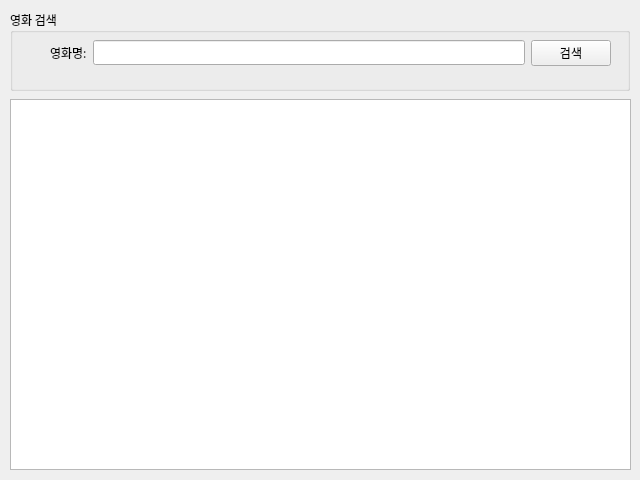
<?xml version="1.0" encoding="UTF-8"?>
<ui version="4.0">
 <class>FrmMain</class>
 <widget class="QWidget" name="FrmMain">
  <property name="windowModality">
   <enum>Qt::WindowModal</enum>
  </property>
  <property name="geometry">
   <rect>
    <x>0</x>
    <y>0</y>
    <width>640</width>
    <height>480</height>
   </rect>
  </property>
  <property name="sizePolicy">
   <sizepolicy hsizetype="Fixed" vsizetype="Fixed">
    <horstretch>0</horstretch>
    <verstretch>0</verstretch>
   </sizepolicy>
  </property>
  <property name="minimumSize">
   <size>
    <width>640</width>
    <height>480</height>
   </size>
  </property>
  <property name="maximumSize">
   <size>
    <width>640</width>
    <height>480</height>
   </size>
  </property>
  <property name="font">
   <font>
    <family>나눔고딕</family>
   </font>
  </property>
  <property name="windowTitle">
   <string>네이버API 뉴스검색앱</string>
  </property>
  <widget class="QWidget" name="verticalLayoutWidget">
   <property name="geometry">
    <rect>
     <x>10</x>
     <y>10</y>
     <width>620</width>
     <height>81</height>
    </rect>
   </property>
   <layout class="QVBoxLayout" name="searchLayout">
    <item>
     <widget class="QGroupBox" name="groupBox">
      <property name="font">
       <font>
        <family>나눔고딕</family>
       </font>
      </property>
      <property name="title">
       <string>영화 검색</string>
      </property>
      <widget class="QWidget" name="layoutWidget">
       <property name="geometry">
        <rect>
         <x>40</x>
         <y>30</y>
         <width>561</width>
         <height>26</height>
        </rect>
       </property>
       <layout class="QHBoxLayout" name="horizontalLayout">
        <item>
         <widget class="QLabel" name="label">
          <property name="font">
           <font>
            <family>나눔고딕</family>
           </font>
          </property>
          <property name="text">
           <string>영화명:</string>
          </property>
         </widget>
        </item>
        <item>
         <widget class="QLineEdit" name="txtSearch">
          <property name="font">
           <font>
            <family>나눔고딕</family>
           </font>
          </property>
         </widget>
        </item>
        <item>
         <widget class="QPushButton" name="btnSearch">
          <property name="font">
           <font>
            <family>나눔고딕</family>
           </font>
          </property>
          <property name="text">
           <string>검색</string>
          </property>
         </widget>
        </item>
       </layout>
      </widget>
     </widget>
    </item>
   </layout>
  </widget>
  <widget class="QWidget" name="verticalLayoutWidget_2">
   <property name="geometry">
    <rect>
     <x>10</x>
     <y>99</y>
     <width>621</width>
     <height>371</height>
    </rect>
   </property>
   <layout class="QVBoxLayout" name="resultLayout">
    <item>
     <widget class="QTableWidget" name="tblResult">
      <property name="font">
       <font>
        <family>나눔고딕</family>
       </font>
      </property>
     </widget>
    </item>
   </layout>
  </widget>
 </widget>
 <resources/>
 <connections/>
</ui>
